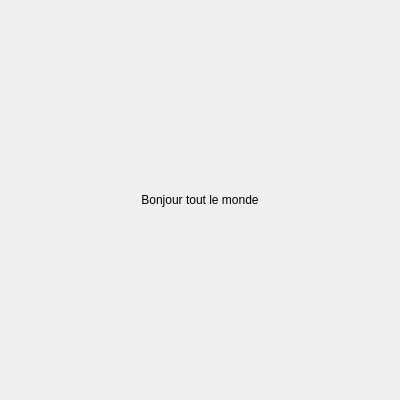
<?xml version="1.0" encoding="UTF-8"?>
<ui version="4.0">
 <class>GMainWindow</class>
 <widget class="QWidget" name="GMainWindow">
  <property name="geometry">
   <rect>
    <x>0</x>
    <y>0</y>
    <width>400</width>
    <height>400</height>
   </rect>
  </property>
  <property name="minimumSize">
   <size>
    <width>400</width>
    <height>400</height>
   </size>
  </property>
  <property name="windowTitle">
   <string>GMainWindow</string>
  </property>
  <layout class="QGridLayout" name="gridLayout">
   <item row="0" column="0">
    <spacer name="verticalSpacer">
     <property name="orientation">
      <enum>Qt::Vertical</enum>
     </property>
     <property name="sizeHint" stdset="0">
      <size>
       <width>20</width>
       <height>176</height>
      </size>
     </property>
    </spacer>
   </item>
   <item row="1" column="0">
    <widget class="QLabel" name="m_labelMessage">
     <property name="text">
      <string>Bonjour tout le monde</string>
     </property>
     <property name="alignment">
      <set>Qt::AlignCenter</set>
     </property>
    </widget>
   </item>
   <item row="2" column="0">
    <spacer name="verticalSpacer_2">
     <property name="orientation">
      <enum>Qt::Vertical</enum>
     </property>
     <property name="sizeHint" stdset="0">
      <size>
       <width>20</width>
       <height>175</height>
      </size>
     </property>
    </spacer>
   </item>
  </layout>
 </widget>
 <layoutdefault spacing="6" margin="11"/>
 <resources/>
 <connections/>
</ui>
